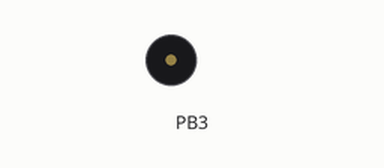
This program was run on a simulated ATmega32, built with avr-gcc and emulated at 16 MHz. Shown: buzzer (waves = sounding).

Above: at 0.1 s.
Timing chart, 0 to 1.6 s (numbered marks = the images above):
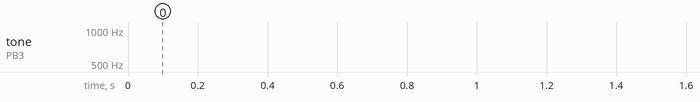

The program:

main.c
```c
/*
* Timer0_Delay_E25.c
*
* Created: 11/19/2021 2:45:48 PM
* Author : user
*/

#include <avr/io.h>
#include <avr/interrupt.h>
#define F_CPU 16000000UL
#include <util/delay.h>

volatile unsigned short arr[2] = {50,200};
volatile unsigned short arr_Flag = 0;
int main(void)
{
	sei();
	DDRB |= (1<<3);//OC0 PIN  OUTPUT
	TCCR0 |= (1<<WGM01);//CTC mode
	TCCR0 &=~ (1<<WGM00);
	TCCR0 |= (1<<CS00)|(1<<CS01)|(1<<COM00);//N = 64 (Prescaler) & Toggle on compare match
	TIMSK |= (1<<OCIE0);
	OCR0 = arr[0];
	while (1)
	{

	}
}

ISR(TIMER0_COMP_vect){
	switch(arr_Flag){
		case 0:
		arr_Flag = 1;
		OCR0 = arr[arr_Flag];
		break;
		case 1:
		arr_Flag = 0;
		OCR0 = arr[arr_Flag];
		break;
	}
}
```
